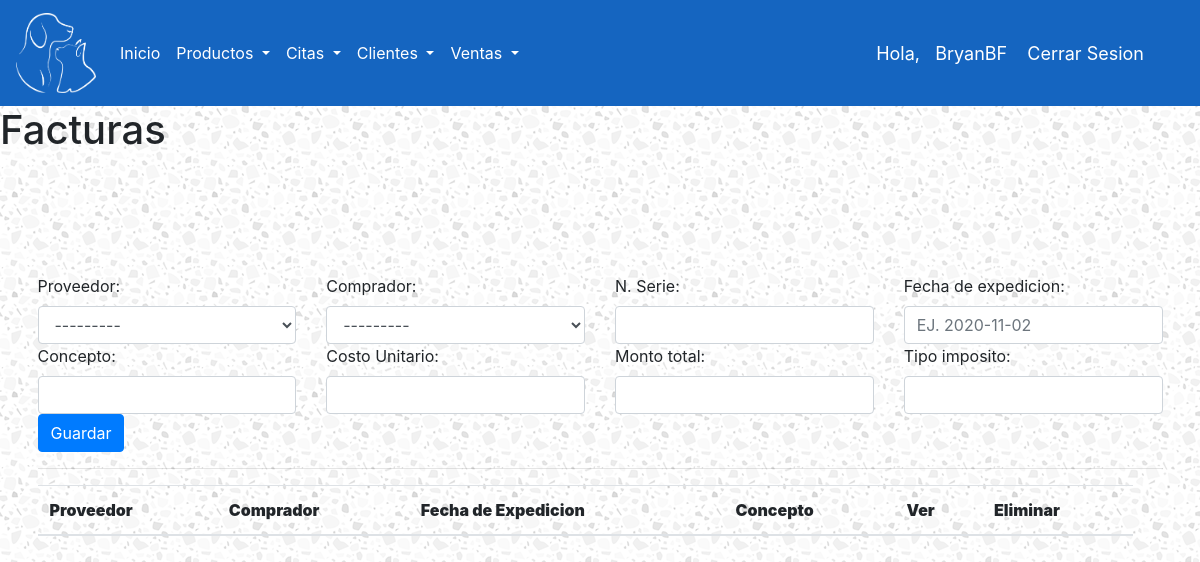
Before: /factura/ (signed in) with the older database file.
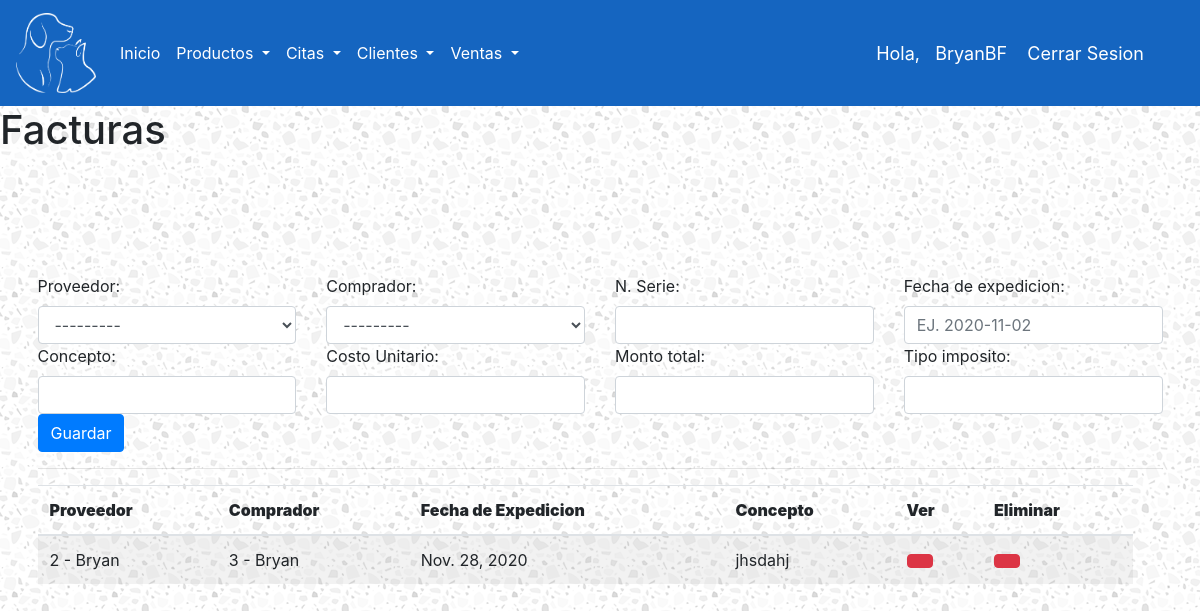
After: the same page with the newer database file.
### ControlDeVeterinaria/models.py (models this page shows)
class Factura(models.Model):
    proveedor = models.ForeignKey(Proveedor, on_delete=models.SET_NULL, null = True)
    comprador = models.ForeignKey(Comprador, on_delete=models.SET_NULL, null = True)
    numeroSerie = models.CharField(max_length=20)
    fechaExpedicion = models.DateField()
    concepto = models.CharField(max_length=10)
    costoUnitario = models.IntegerField()
    montoTotal = models.IntegerField()
    tipoImposito = models.IntegerField()

class Proveedor(models.Model):
    nombre = models.CharField(max_length=20)
    rfc = models.CharField(max_length=13)
    domicilio = models.CharField(max_length=50)
    cp = models.IntegerField()
    poblacion = models.CharField(max_length=50)
    telefono = models.CharField(max_length=10)
    correo = models.CharField(max_length=50)
    def __str__(self):
        return '%s - %s' % (self.id, self.nombre)

class Comprador(models.Model):
    nombre = models.CharField(max_length=20)
    rfc = models.CharField(max_length=13)
    domicilio = models.CharField(max_length=50)
    cp = models.IntegerField()
    poblacion = models.CharField(max_length=50)
    telefono = models.CharField(max_length=10)
    correo = models.CharField(max_length=50)
    def __str__(self):
        return '%s - %s' % (self.id, self.nombre)

### ControlDeVeterinaria/views.py (the view)
# urls.py: path('factura/', factura, name="factura"),
@login_required(login_url='login')
def factura(request):
    rol = request.user.rol
    if rol == 'EMPLEADO':
        return redirect('/index/')
    form = FacturaForm(request.POST)
    listaFactura = Factura.objects.all()
    if form.is_valid():
        form.save()
    context ={
        'listaFactura':listaFactura,
        'form':form,
    }
    return render(request, 'ControlDeVeterinaria/factura.html', context)

### ControlDeVeterinaria/forms.py
class FacturaForm(forms.ModelForm):
    class Meta:
        model = Factura
        fields = ['proveedor', 'comprador', 'numeroSerie','fechaExpedicion','concepto','costoUnitario','montoTotal','tipoImposito']
    def __init__(self, *args, **kwargs):
        super(FacturaForm, self).__init__(*args, **kwargs)
        self.fields['proveedor'].widget.attrs['class'] = 'form-control'
        self.fields['comprador'].widget.attrs['class'] = 'form-control'
        self.fields['numeroSerie'].widget.attrs['class'] = 'form-control'
        self.fields['fechaExpedicion'].widget.attrs['placeholder'] = 'EJ. 2020-11-02'
        self.fields['fechaExpedicion'].widget.attrs['class'] = 'form-control'
        self.fields['concepto'].widget.attrs['class'] = 'form-control'
        self.fields['costoUnitario'].widget.attrs['class'] = 'form-control'
        self.fields['montoTotal'].widget.attrs['class'] = 'form-control'
        self.fields['tipoImposito'].widget.attrs['class'] = 'form-control'

### ControlDeVeterinaria/models.py (called while the page is built)
    def __str__(self):
        return self.username

### ControlDeVeterinaria/templates/ControlDeVeterinaria/factura.html (shortened to what this page needs)
{% extends 'ControlDeVeterinaria/base.html' %}
{% load static %}
{% block content %}
<h1> Facturas </h1>
<br>
<form action="" method="post" class="form-horizontal" enctype="multipart/form-data">{% csrf_token %}
	<div class="row">
		<div class="col-sm-3">
			<label>Proveedor: </label>
			{{ form.proveedor }}
		</div>
		<div class="col-sm-3">
			<label>Comprador: </label>
			{{ form.comprador }}
		</div>
		<div class="col-sm-3">
			<label>N. Serie: </label>
			{{ form.numeroSerie }}
		</div>
		<div class="col-sm-3">
			<label>Fecha de expedicion: </label>
			{{ form.fechaExpedicion }}
		</div>
		<div class="col-sm-3">
			<label>Concepto: </label>
			{{ form.concepto }}
		</div>
		<div class="col-sm-3">
			<label>Costo Unitario: </label>
			{{ form.costoUnitario }}
		</div>
		<div class="col-sm-3">
			<label>Monto total: </label>
			{{ form.montoTotal }}
		</div>
		<div class="col-sm-3">
			<label>Tipo imposito: </label>
			{{ form.tipoImposito }}
		</div>
		<div class="col-sm-3">
			<button class="btn btn-primary" type="submit"> Guardar </button>
		</div>
	</div>
	<hr>
	<div class="row col-sm-12">
		<table id="dvData" class="table table-striped" >
			<thead>
				<tr>
					<th >
						<strong>Proveedor</strong>
					</th>
					<th >
						<strong>Comprador</strong>
					</th>
					<th >
						<strong>Fecha de Expedicion</strong>
					</th>
					<th >
						<strong>Concepto</strong>
					</th>
					<th >
						<strong>Ver</strong>
					</th>
					<th >
						<strong>Eliminar</strong>
					</th>
				</tr>
			</thead>
			<tbody>
				{% for datos in listaFactura %}
					<tr>
						<td >{{ datos.proveedor }}</td>
						<td >{{ datos.comprador }}</td>
						<td >{{ datos.fechaExpedicion }}</td>
						<td >{{ datos.concepto }}</td>
						<td >
							<a href="{% url 'ver-factura' datos.id %}" class="btn btn-default btn-danger"></a>
						</td>
						<td >
							<a href="{% url 'borrar-factura' datos.id %}" class="btn btn-default btn-danger"></a>
						</td>
					</tr>
				{% endfor %}
			</tbody>
		</table>
	</div>
</form>
{% endblock %}

Changed rows visible on the page:
added Factura: proveedor "2 - Bryan", comprador "3 - Bryan", fechaExpedicion "Nov. 28, 2020", concepto "jhsdahj"
